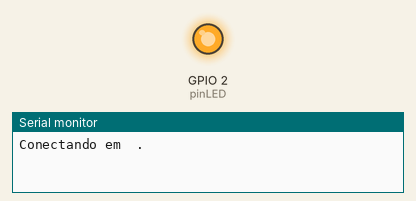
This sketch was run on a simulated ESP32. Shown: output pins drawn as LEDs (lit = HIGH), the last lines printed to the serial monitor. WiFi joins after 1.5 s; servers stay silent unless stated; network time is answered at once with the bench clock; the local clock reads 2024-03-15 10:24:30 at power-on unless the sketch sets it.

Above: at 0.1 s.
At 1.6 s:
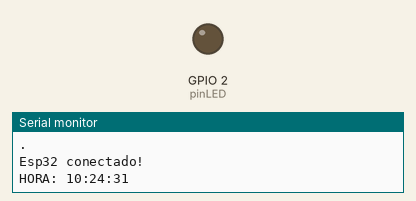
Timing chart, 0 to 3.1 s (numbered marks = the images above):
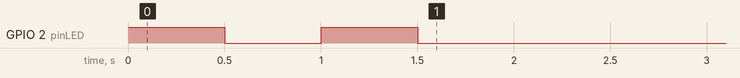

The sketch:

esp32-relogio-ntp.ino
```cpp
// (licence header left out)
#include <WiFi.h>
#include <NTPClient.h>

//-------- PARAMETROS DA CONEXAO WIRELESS-----------
const char* ssid = "";
const char* password = "";
int pinLED = 2;

//-------- PARAMETROS DO RELOGIO NTP-----------
WiFiUDP udp;
NTPClient ntp(udp, "a.st1.ntp.br", -3 * 3600, 60000);
String horaCerta;
//int portUDP = 3333;

unsigned long tempo = 0;

void setup()
{
  Serial.begin(115200);
  pinMode(pinLED, OUTPUT);
  digitalWrite(pinLED, 1);

  //----INICIALIZACAO DA CONEXAO ----
  WiFi.begin(ssid, password);
  Serial.printf("Conectando em %s ", ssid);
  while (WiFi.status() != WL_CONNECTED)
  {
    Serial.println(".");
    delay(500);                                 // Aguarda meio segundo
    digitalWrite(pinLED, !digitalRead(pinLED));
  }
  Serial.println("Esp32 conectado!"); // Conectado
  ntp.begin();
  ntp.forceUpdate();
}

void startClock()
{
  horaCerta = ntp.getFormattedTime();
  Serial.print("HORA: ");
  Serial.print(horaCerta);
  delay(500);
}

void loop()
{
  startClock();
  Serial.println();
  delay(1000);
  if (WiFi.status() == WL_CONNECTED)
  {
    Serial.print("IP Address: ");
    Serial.println(WiFi.localIP());
    delay(1000);
    while (millis() - tempo > 300000)
    {
      if (!ntp.update())
      {
        ntp.forceUpdate();
      }
   horaCerta = ntp.getFormattedTime();
      for (int x = 0; x < 6; x++)
      {
        digitalWrite(pinLED, 1);
        delay(50);
        digitalWrite(pinLED, 0);
      }

      tempo = millis();
    }

  }
  else
  {
    Serial.println("Verifique a conexão com a Internet!");
    Serial.println("A hora pode estar imprecisa!");
    delay(1000);
    return;

  }


}
```
